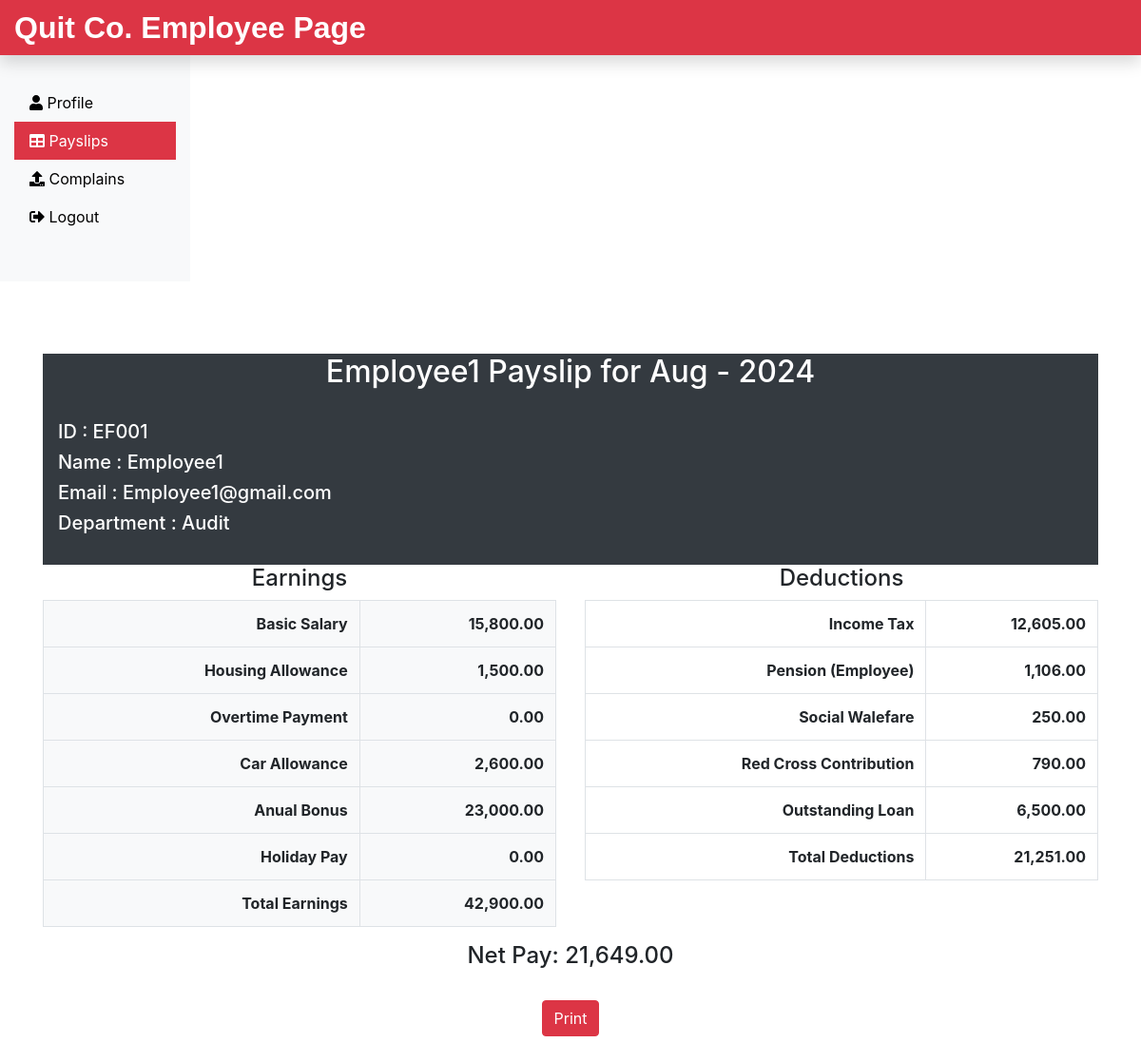
The page /IndividualReport.php (signed in) on the database its author committed.
### tables this page shows
CREATE TABLE `staff` (
  `ID` int(11) NOT NULL,
  `NameOfStaff` varchar(255) NOT NULL,
  `EmployeeID` varchar(55) NOT NULL,
  `Department` varchar(255) NOT NULL,
  `PaymentCurrency` varchar(255) NOT NULL,
  `BasicSalary` decimal(10,2) NOT NULL,
  `HousingAllowance` decimal(10,2) NOT NULL,
  `OvertimePayment` decimal(10,2) NOT NULL,
  `AnualBonus` decimal(10,2) NOT NULL,
  `FCA` decimal(10,2) NOT NULL,
  `CarAllowance` decimal(10,2) NOT NULL,
  `HolydayPay` decimal(10,2) NOT NULL,
  `Loan` decimal(10,2) NOT NULL,
  `BankName` varchar(255) NOT NULL,
  `BankAcc` varchar(255) NOT NULL,
  `emptype` varchar(255) NOT NULL
);

CREATE TABLE `employee` (
  `EmployeeID` varchar(255) NOT NULL,
  `Email` varchar(255) NOT NULL,
  `password` varchar(255) NOT NULL
);

### IndividualReport.php (the view, shortened to what this page needs)
<?php
include('includes/header1.php');
include('dbConnection.php');
if ($_SESSION['is_login']) {
    $rEmail = $_SESSION['rEmail'];
} else {
    echo "<script> location.href='index.php'; </script>";
}
$currentMonth = date("M");
$currentYear = date("Y");
$trs=0;
$pension=0;
$SWF = 250;
$sql = "SELECT * FROM employee WHERE Email = '$rEmail' ";
$result = $conn->query($sql);
if ($result->num_rows > 0) {
    $row = $result->fetch_assoc();
    $EmployeeID = $row['EmployeeID'];
    $sql_staff = "SELECT * FROM staff WHERE EmployeeID = '$EmployeeID' ";
    $result_staff = $conn->query($sql_staff);
    if ($result_staff->num_rows > 0) {
        $row_staff = $result_staff->fetch_assoc();
        $totalRowSum = $row_staff['BasicSalary'] + $row_staff['HousingAllowance'] + $row_staff['OvertimePayment'] + $row_staff['AnualBonus'] + $row_staff['CarAllowance'] + $row_staff['HolydayPay'] + $row_staff['FCA'];
        $trs += $totalRowSum;
        $pension = floatval($row_staff['BasicSalary']) * 0.07;
        if (floatval($row_staff['CarAllowance']) < (floatval($row_staff['BasicSalary']) * 0.25)) {
            $grossSalary = $totalRowSum - floatval($row_staff['CarAllowance']);
        } else {
            $grossSalary = $totalRowSum - (floatval($row_staff['BasicSalary']) * 0.25);
        }
        $taxRate = 0;
        $deduction = 0;
        if ($grossSalary >= 0 && $grossSalary <= 600) {
            $taxRate = 0;
            $deduction = 0;
        } elseif ($grossSalary >= 601 && $grossSalary <= 1650) {
            $taxRate = 0.10;
            $deduction = 60;
        } elseif ($grossSalary >= 1651 && $grossSalary <= 3200) {
            $taxRate = 0.15;
            $deduction = 142.50;
        } elseif ($grossSalary >= 3201 && $grossSalary <= 5250) {
            $taxRate = 0.20;
            $deduction = 302.50;
        } elseif ($grossSalary >= 5251 && $grossSalary <= 7800) {
            $taxRate = 0.25;
            $deduction = 565;
        } elseif ($grossSalary >= 7801 && $grossSalary <= 10900) {
            $taxRate = 0.30;
            $deduction = 955;
        } elseif ($grossSalary > 10900) {
            $taxRate = 0.35;
            $deduction = 1500;
        }
        $salaryIncomeTax = ($grossSalary * $taxRate) - $deduction;
        if ($row_staff['PaymentCurrency'] == 'USD') {
            $redcrosscontribution = 0;
            $SWF = 0;
            $deduction = $salaryIncomeTax + $pension + $redcrosscontribution + $SWF + floatval($row_staff["Loan"]);
       } else {
            $SWF = 250;
            $redcrosscontribution = floatval($row_staff["BasicSalary"]) * 0.05;
            $deduction = $salaryIncomeTax + $pension + $redcrosscontribution + $SWF + floatval($row_staff["Loan"]);
        }
        $net = $trs - $deduction;
    }
}
?>
<div class="container d-print-block mt-8">
<br> <br> <br>
    <div class="bg-dark text-white text-center mt-1">
        <h2><?php echo $row_staff['NameOfStaff']; ?> Payslip for <?php echo $currentMonth . ' - ' . $currentYear; ?></h2><br>
        <h5 class="text-left">&nbsp;&nbsp;&nbsp;ID : <?php echo $row['EmployeeID']; ?></h5>
        <h5 class="text-left">&nbsp;&nbsp;&nbsp;Name : <?php echo $row_staff['NameOfStaff']; ?></h5>
        <h5 class="text-left">&nbsp;&nbsp;&nbsp;Email : <?php echo $row['Email']; ?></h5>
        <h5 class="text-left">&nbsp;&nbsp;&nbsp;Department : <?php echo $row_staff['Department']; ?></h5>
        <br>
    </div>
    <div class="row">
        <div class="col-md-6">
            <h4 class="text-center">Earnings</h4>
            <table class="table table-bordered bg-light">
                    <tr>
                        <th>Basic Salary</th>
                        <th><?php echo number_format(floatval($row_staff['BasicSalary']), 2); ?></th>
                    </tr>
                    <tr>
                        <th>Housing Allowance</th>
                        <th><?php echo number_format(floatval($row_staff['HousingAllowance']), 2); ?></th>
                    </tr>
                    <tr>
                        <th>Overtime Payment</th>
                        <th><?php echo number_format(floatval($row_staff['OvertimePayment']), 2); ?></th>
                    </tr>
                    <tr>
                        <th>Car Allowance</th>
                        <th><?php echo number_format(floatval($row_staff['CarAllowance']), 2); ?></th>
                    </tr>
                    <tr>
                        <th>Anual Bonus</th>
                        <th><?php echo number_format(floatval($row_staff['AnualBonus']), 2); ?></th>
                    </tr>
                    <tr>
                        <th>Holiday Pay</th>
                        <th><?php echo number_format(floatval($row_staff['HolydayPay']), 2); ?></th>
                    </tr>
                    <tr>
                        <th>Total Earnings</th>
                        <th><?php echo number_format(floatval($trs), 2); ?></th>
                    </tr>
                </table>
            </div>
            <div class="col-md-6">
                <h4 class="text-center">Deductions</h4>
                <table class="table table-bordered">
                    <tr>
                        <th>Income Tax</th>
                        <th><?php echo number_format(floatval($salaryIncomeTax), 2); ?></th>
                    </tr>
                    <tr>
                        <th>Pension (Employee)</th>
                        <th><?php echo number_format(floatval($pension), 2); ?></th>
                    </tr>
                    <tr>
                        <th>Social Walefare</th>
                        <th><?php echo number_format(floatval($SWF), 2); ?></th>
                    </tr>
                    <tr>
                        <th>Red Cross Contribution</th>
                        <th><?php echo number_format(floatval($redcrosscontribution), 2); ?></th>
                    </tr>
                    <tr>
                        <th>Outstanding Loan</th>
                        <th><?php echo number_format(floatval($row_staff["Loan"]), 2); ?></th>
                    </tr>
                    <tr>
                        <th>Total Deductions</th>
                        <th><?php echo number_format(floatval($deduction), 2); ?></th>
                    </tr>
                </table>
            </div>
        </div>
    <h4 class="text-center">Net Pay: <?php echo number_format(floatval($net), 2);?></h4> <br>
    <form class="d-print-none d-flex justify-content-center">
    <input class="btn btn-danger" type="submit" value="Print" onClick="window.print()">
</form>
</div>
<?php
include('includes/footer.php');
?>

### IndividualReport.php (style rules this page uses)
th, td { text-align: right; }

### rows shown on the page
staff: NameOfStaff "Employee1", Department "Audit", BasicSalary "15,800.00", HousingAllowance "1,500.00", OvertimePayment "0.00", CarAllowance "2,600.00", AnualBonus "23,000.00", HolydayPay "0.00", salaryIncomeTax "12,605.00", BasicSalary "1,106.00", PaymentCurrency "250.00", BasicSalary "790.00", Loan "6,500.00", deduction "21,251.00", net "21,649.00"
employee: EmployeeID "EF001", Email "Employee1@gmail.com"

### other values the page prints
$trs "42,900.00"
